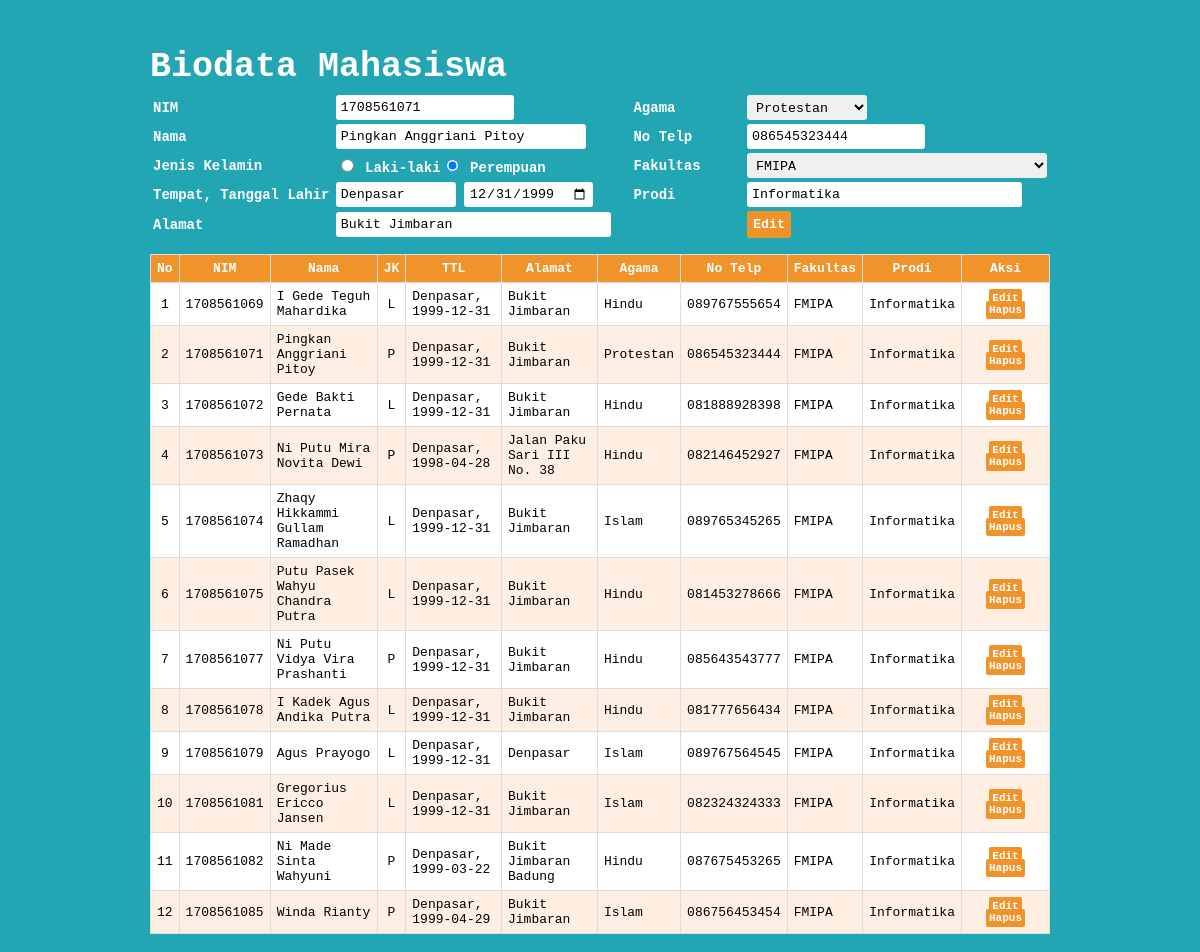
Screenshot of /edit_form.php?id=1708561071 with the database file from the repository.
### tables this page shows
CREATE TABLE `mahasiswa` (
  `nim` varchar(10) NOT NULL,
  `nama` varchar(50) DEFAULT NULL,
  `jk` enum('P','L') DEFAULT NULL,
  `tmp_lahir` varchar(30) DEFAULT NULL,
  `tgl_lahir` date DEFAULT NULL,
  `alamat` varchar(100) DEFAULT NULL,
  `agama` enum('Islam','Protestan','Katolik','Hindu','Buddha','Kong Hu Cu') DEFAULT NULL,
  `no_telp` varchar(15) DEFAULT NULL,
  `fakultas` enum('FIB','FK','FH','FT','FP','FEB','FAPET','FMIPA','FKH','FTP','FPAR','FISIP','FKP') DEFAULT NULL,
  `prodi` varchar(50) DEFAULT NULL
);

### edit_form.php (the view, shortened to what this page needs)
<?php
    include "koneksi.php";
    $get_nim = $_GET['id'];
    $query = mysqli_query($koneksi, "SELECT * FROM mahasiswa WHERE nim='$get_nim'")or die(mysql_error());
    $row = mysqli_fetch_array($query);
    $nim        = $row['nim'];
    $nama       = $row['nama'];
    $jk         = $row['jk'];
    $tmp_lahir  = $row['tmp_lahir'];
    $tgl_lahir  = $row['tgl_lahir'];
    $alamat     = $row['alamat'];
    $agama      = $row['agama'];
    $no_telp    = $row['no_telp'];
    $fakultas   = $row['fakultas'];
    $prodi      = $row['prodi'];
?>
<html>
    <head>
        <link type="text/css" rel="stylesheet" href="css/style.css">
    </head>
    <body>
        <div class="container">
            <h2>Biodata Mahasiswa</h2>
            <form method="post" action="edit.php">
            <table width=100% class="label">
                <tr>
                    <td width="180px">NIM</td>
                    <td width="280px"><input type="number" class="input-form" name="nim" value="<?php echo $nim; ?>" readonly></td>
                    <td width="10px"></td>
                    <td width="110px">Agama</td>
                    <td>
                        <select name="agama" class="input-form" style="width:120px;">
                            <option value="<?php echo $agama; ?>"><?php echo $agama; ?></option>
                        </select>
                    </td>
                </tr>
                <tr>
                    <td>Nama</td>
                    <td><input type="text" class="input-form" name="nama" style="width:250px" value="<?php echo $nama; ?>"></td>
                    <td></td>
                    <td>No Telp</td>
                    <td><input type="number" class="input-form" name="no_telp" value="<?php echo $no_telp; ?>"></td>
                </tr>
                <tr>
                    <td>Jenis Kelamin</td>
                    <td>
                    <?php
                        if($jk=="L"){
                            echo "<input type='radio' value='L' name='jk' checked> Laki-laki";
                            echo "<input type='radio' value='P' name='jk'> Perempuan";
                        }
                        else{
                            echo "<input type='radio' value='L' name='jk'> Laki-laki";
                            echo "<input type='radio' value='P' name='jk' checked> Perempuan";
                        }
                    ?>
                    </td>
                    <td></td>
                    <td>Fakultas</td>
                    <td>
                        <select name="fakultas" class="input-form" style="width:300px;">
                            <option value="<?php echo $fakultas; ?>"><?php echo $fakultas; ?></option>
                        </select>
                    </td>
                </tr>
                <tr>
                    <td>Tempat, Tanggal Lahir</td>
                    <td>
                        <input type="text" class="input-form" name="tmp_lahir" style="width:120px" value="<?php echo $tmp_lahir; ?>">
                        <input type="date" class="input-form" name="tgl_lahir" value="<?php echo $tgl_lahir; ?>">
                    </td>
                    <td></td>
                    <td>Prodi</td>
                    <td><input type="text" class="input-form" name="prodi" style="width:275px" value="<?php echo $prodi; ?>"></td>
                </tr>
                <tr>
                    <td>Alamat</td>
                    <td><input type="text" class="input-form" name="alamat" style="width:275px" value="<?php echo $alamat; ?>"></td>
                    <td></td>
                    <td></td>
                    <td>
                        <button type="submit" class="btn-simpan">Edit</button>
                    </td>
                </tr>
            </table>
            </form>
            <table border="1" width="100%" class="tabel">
                <tr>
                    <th>No</th>
                    <th>NIM</th>
                    <th>Nama</th>
                    <th>JK</th>
                    <th>TTL</th>
                    <th>Alamat</th>
                    <th>Agama</th>
                    <th>No Telp</th>
                    <th>Fakultas</th>
                    <th>Prodi</th>
                    <th>Aksi</th>
                </tr>
                <?php
                    include "koneksi.php";
                    $query_mysqli = mysqli_query($koneksi, "SELECT * FROM mahasiswa")or die(mysql_error());
                    $nomor = 1;
                    while($data = mysqli_fetch_array($query_mysqli)){
                ?>
                <tr>
                    <td align="center"><?php echo $nomor++; ?></td>
                    <td><?php echo $data['nim']; ?></td>
                    <td><?php echo $data['nama']; ?></td>
                    <td align="center"><?php echo $data['jk']; ?></td>
                    <td><?php echo $data['tmp_lahir'].", ".$data['tgl_lahir'];; ?></td>
                    <td><?php echo $data['alamat']; ?></td>
                    <td><?php echo $data['agama']; ?></td>
                    <td><?php echo $data['no_telp']; ?></td>
                    <td><?php echo $data['fakultas']; ?></td>
                    <td><?php echo $data['prodi']; ?></td>
                    <td width="75px" align="center">
                        <a class="edit" href="edit_form.php?id=<?php echo $data['nim']; ?>">Edit</a>
                        <a class="hapus" href="hapus.php?id=<?php echo $data['nim']; ?>" onclick="return confirm('Yakin ingin menghapus data?')">Hapus</a>
                    </td>
                </tr>
                <?php } ?>
            </table>
        </div>
    </body>
</html>

### style.css (style rules this page uses)
* { font-family: monospace; }
body { background-color:#22a6b3; }
.container { height: auto; padding: 10px; width: 900px; color: #fff; margin: auto; }
h2 { font-size: 35px; font-weight: bold; margin-bottom: 5px; }
.label { font-size: 14px; font-weight: bold; color: #fff; }
.input-form { height: 25px; padding: 5px; border: none; border-radius: 3px; }
.btn-simpan { padding: 6px; border: none; color: #fff; background-color: #f0932b; border-radius: 3px; font-weight: bold; }
.tabel { border-collapse: collapse; }
.tabel, .tabel th, .tabel td { border: 1px solid gainsboro; padding: 6px; }
.tabel th { background-color:#f0932b; color: #fff; }
.tabel tr:nth-child(odd) { background-color: #FFEFE3 ; }
.tabel tr:nth-child(even) { background-color: #FFF ; }
a { text-decoration: none; color: white; background-color: #f0932b; padding: 3px; border-radius: 2px; font-size: 11px; font-weight: bold; }

### rows the page displays
mahasiswa: nim "1708561071", agama "Protestan", nama "Pingkan Anggriani Pitoy", no_telp "086545323444", fakultas "FMIPA", tmp_lahir "Denpasar", tgl_lahir "12/31/1999", prodi "Informatika", alamat "Bukit Jimbaran", jk "P", tgl_lahir "1999-12-31"
mahasiswa: nim "1708561069", nama "I Gede Teguh Mahardika", jk "L", tmp_lahir "Denpasar", tgl_lahir "1999-12-31", alamat "Bukit Jimbaran", agama "Hindu", no_telp "089767555654", fakultas "FMIPA", prodi "Informatika"
mahasiswa: nim "1708561072", nama "Gede Bakti Pernata", jk "L", tmp_lahir "Denpasar", tgl_lahir "1999-12-31", alamat "Bukit Jimbaran", agama "Hindu", no_telp "081888928398", fakultas "FMIPA", prodi "Informatika"
mahasiswa: nim "1708561073", nama "Ni Putu Mira Novita Dewi", jk "P", tmp_lahir "Denpasar", tgl_lahir "1998-04-28", alamat "Jalan Paku Sari III No. 38", agama "Hindu", no_telp "082146452927", fakultas "FMIPA", prodi "Informatika"
mahasiswa: nim "1708561074", nama "Zhaqy Hikkammi Gullam Ramadhan", jk "L", tmp_lahir "Denpasar", tgl_lahir "1999-12-31", alamat "Bukit Jimbaran", agama "Islam", no_telp "089765345265", fakultas "FMIPA", prodi "Informatika"
mahasiswa: nim "1708561075", nama "Putu Pasek Wahyu Chandra Putra", jk "L", tmp_lahir "Denpasar", tgl_lahir "1999-12-31", alamat "Bukit Jimbaran", agama "Hindu", no_telp "081453278666", fakultas "FMIPA", prodi "Informatika"
mahasiswa: nim "1708561077", nama "Ni Putu Vidya Vira Prashanti", jk "P", tmp_lahir "Denpasar", tgl_lahir "1999-12-31", alamat "Bukit Jimbaran", agama "Hindu", no_telp "085643543777", fakultas "FMIPA", prodi "Informatika"
mahasiswa: nim "1708561078", nama "I Kadek Agus Andika Putra", jk "L", tmp_lahir "Denpasar", tgl_lahir "1999-12-31", alamat "Bukit Jimbaran", agama "Hindu", no_telp "081777656434", fakultas "FMIPA", prodi "Informatika"
mahasiswa: nim "1708561079", nama "Agus Prayogo", jk "L", tmp_lahir "Denpasar", tgl_lahir "1999-12-31", alamat "Denpasar", agama "Islam", no_telp "089767564545", fakultas "FMIPA", prodi "Informatika"
mahasiswa: nim "1708561081", nama "Gregorius Ericco Jansen", jk "L", tmp_lahir "Denpasar", tgl_lahir "1999-12-31", alamat "Bukit Jimbaran", agama "Islam", no_telp "082324324333", fakultas "FMIPA", prodi "Informatika"
mahasiswa: nim "1708561082", nama "Ni Made Sinta Wahyuni", jk "P", tmp_lahir "Denpasar", tgl_lahir "1999-03-22", alamat "Bukit Jimbaran Badung", agama "Hindu", no_telp "087675453265", fakultas "FMIPA", prodi "Informatika"
mahasiswa: nim "1708561085", nama "Winda Rianty", jk "P", tmp_lahir "Denpasar", tgl_lahir "1999-04-29", alamat "Bukit Jimbaran", agama "Islam", no_telp "086756453454", fakultas "FMIPA", prodi "Informatika"
